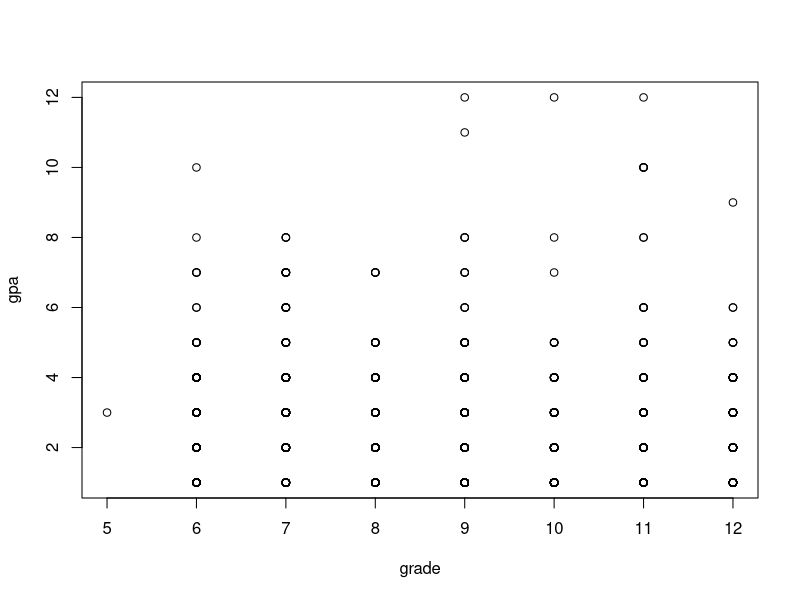

Write the R code that produced this figure. (Note: this script raises an error after producing the figure.)
setwd("C:/Users/Layla/Downloads/MSBA/Capstone")

rm(list=ls())
library(tidyverse)

dei <- read.csv("data_cleansed_dei survey_v2_lm.csv", na.strings = c(""," ",".")) #"#DIV/0!"
colnames(dei)[1] <- "grade"
colnames(dei)[23] <- "G_School_Climate_DEI"
colnames(dei)[28] <- "G_School_Climate_Overall"
colnames(dei)[37] <- "G_Classroom"
colnames(dei)[41] <- "G_Cocurricular"
colnames(dei)[45] <- "G_School_Commitment_DEI"
colnames(dei)[52] <- "G_Discrimination_Students"
colnames(dei)[59] <- "G_Discrimination_Teachers"
colnames(dei)[64] <- "G_Outcomes"
colnames(dei)[72] <- "G_Interactions"

options(scipen=999)
dei[is.na(dei)]<-"No Response"
dei <- dei %>% mutate(across(c(23,28,37,41,45,52,59,64,72), na_if, "#DIV/0!"))
num_col <- c("gpa","G_School_Climate_DEI","G_School_Climate_Overall","G_Classroom","G_School_Commitment_DEI","G_Discrimination_Students","G_Discrimination_Teachers","G_Outcomes","G_Interactions")
#names(dei)
dei_1 <- dei %>% filter(district == "1")
dei_1 <- dei_1[,c("grade","gender","transgender","religion","ethnicity","parent_guardian","parent_other_than_English_frequency","book_in_home_number","computer_at_home_number","district","gpa",
                  "G_School_Climate_DEI","G_School_Climate_Overall","G_Classroom","G_School_Commitment_DEI","G_Discrimination_Students","G_Discrimination_Teachers","G_Outcomes","G_Interactions")]
dei_1_gpa <-  dei_1 %>% filter(gpa != "No Response")
dei_1_gpa <- na.omit(dei_1)
dei_1_gpa[num_col] <- sapply(dei_1_gpa[num_col], as.numeric)

dei_1_gpa <- select(dei_1_gpa, -district)
summary(dei_1_gpa)
lmdei <- lm(gpa~., data=dei_1_gpa)

plot(gpa~., data=dei_1_gpa)
summary(lmdei)
lmtest::bptest(lmdei)
#The p-value is below 0.05, indicating heteroskedasticity in the data. This finding decreases the overall accuracy of our model.
car::vif(lmdei)
plot(lmdei) 